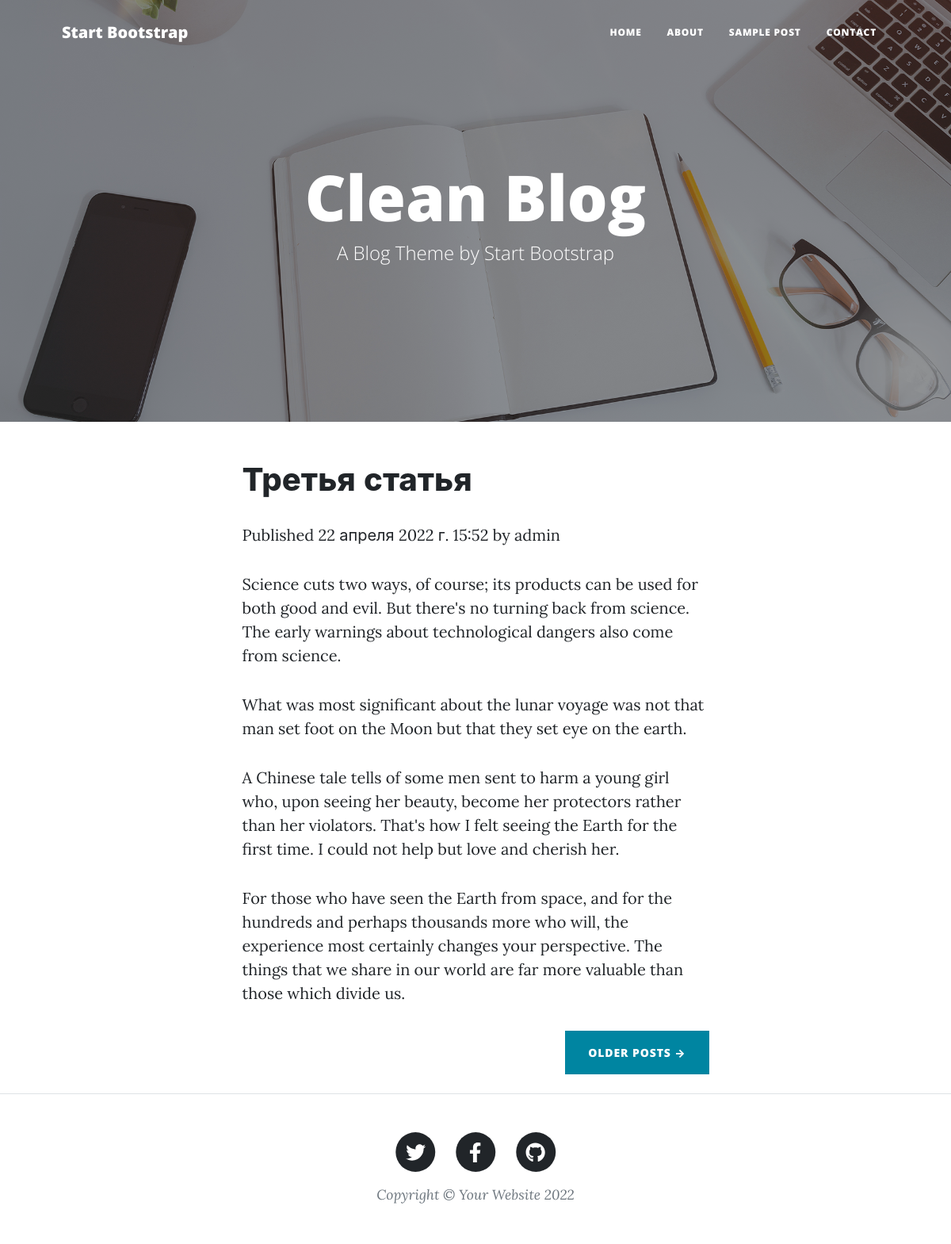
Page /2022/4/22/tretya-statya/ on the committed database.
### blog/models.py (models this page shows, shortened)
class Post(models.Model):
    STATUS_CHOICES = (
        ('draft', 'Draft'),
        ('published', 'Published'),
    )
    title = models.CharField(max_length=250)
    slug = models.SlugField(max_length=250, unique_for_date='publish')
    author = models.ForeignKey(User, on_delete=models.CASCADE,
                               related_name='blog_posts')
    body = models.TextField()
    publish = models.DateTimeField(default=timezone.now)
    created = models.DateTimeField(auto_now_add=True)
    updated = models.DateTimeField(auto_now=True)
    status = models.CharField(max_length=10, choices=STATUS_CHOICES, default='draft')
    class Meta:
        ordering = ('-publish',)
    objects = models.Manager()          # Менеджер по умолчанию.
    published = PublishedManager()      # Наш новый менеджер.

### blog/views.py (the view)
def post_detail(request, year, month, day, post):
    post = get_object_or_404(Post, slug=post, status='published', publish__year=year,
                             publish__month=month, publish__day=day)
    return render(request, 'blog/post/detail.html', {'post': post})

### blog/templates/blog/post/detail.html (shortened to what this page needs)
{% extends "blog/index.html" %}
{% block content %}
    <h1>{{ post.title }}</h1>
    <p class="date">
        Published {{ post.publish }} by {{ post.author }}
    </p>
    {{ post.body|linebreaks }}
{% endblock %}

### rows in the picture
Post: title "Третья статья", publish "22 апреля 2022 г. 15:52", author "admin", body "Science cuts two ways, of course; its products can be used for both good and evil. But there's no turning back from science. The early warnings about technological dangers also come from science. What was most significant about the lunar voyage was not that man set foot on the Moon but that they set eye on the earth. A Chinese tale tells of some men sent to harm a young girl who, upon seeing her beauty, become her protectors rather than her violators. That's how I felt seeing the Earth for the first time. I could not help but love and cherish her. For those who have seen the Earth from space, and for the hundreds and perhaps thousands more who will, the experience most certainly changes…"
